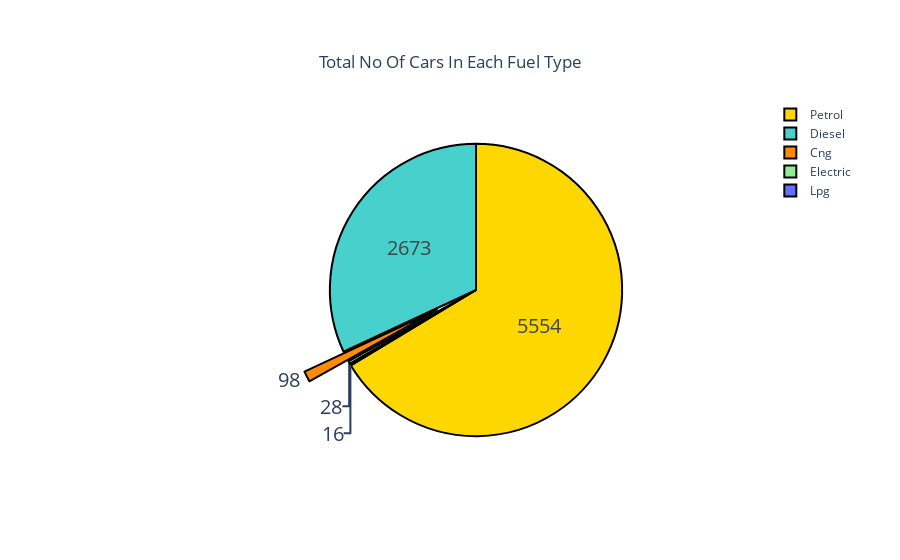

The code cell stored with this chart in its notebook:
### Markdown cell above
### Fuel Type Vs OEM Vs Price

### Code cell
#Available Car Counts in each Fuel Type

import plotly.graph_objects as go

FuelCountFrame = detail_frame.ft.value_counts().to_frame().reset_index()

labels = FuelCountFrame.ft.to_list()
values = FuelCountFrame['count'].to_list()

colors = ['gold', 'mediumturquoise', 'darkorange', 'lightgreen']

fig = go.Figure(data=[go.Pie(labels=labels, values=values, pull=[0, 0, 0.3, 0])])

fig.update_traces(hoverinfo='label+percent', textinfo='value', textfont_size=20,
                  marker=dict(colors=colors, line=dict(color='#000000', width=2)))

fig.update_layout(title_text="Total No Of Cars In Each Fuel Type")
fig.update_layout(title=dict(x=0.5, y=0.9))

fig.show()

# We can clearly see that Petrol is the most used fuel type and Electric, CNG and LPG is least used

### Figure 1 — Plotly figure (JSON) as saved in the notebook; plotly's stock layout.template omitted (floating-point values rounded to 4 significant figures)
{"data": [{"hoverinfo": "label+percent", "labels": ["Petrol", "Diesel", "Cng", "Electric", "Lpg"], "marker": {"colors": ["gold", "mediumturquoise", "darkorange", "lightgreen"], "line": {"color": "#000000", "width": 2}}, "pull": [0, 0, 0.3, 0], "textfont": {"size": 20}, "textinfo": "value", "type": "pie", "values": [5554, 2673, 98, 28, 16]}], "layout": {"title": {"text": "Total No Of Cars In Each Fuel Type", "x": 0.5, "y": 0.9}}}
